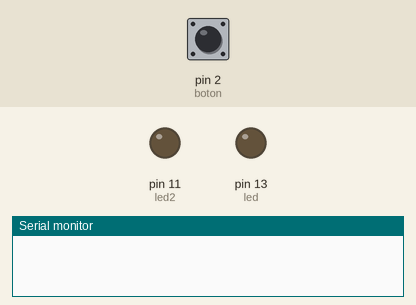
This sketch was run on a simulated Arduino Uno, built with avr-gcc and run on an emulated ATmega328P. Parts: output pins drawn as LEDs (lit = HIGH), the last lines printed to the serial monitor. The test bench sets the inputs (shaded band); at power-on: pin 2 (boton) LOW.

Above: at 1.2 s.
1.3 s: pin 2 (boton) pulled HIGH for 1 s
At 2.6 s:
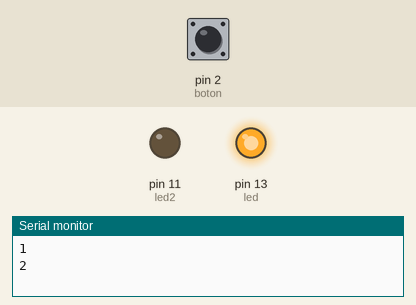
5.3 s: pin 2 (boton) pulled HIGH for 3.2 s
At 7.9 s:
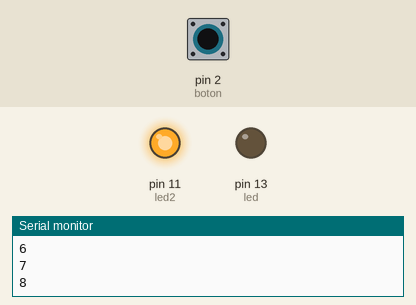
Timing chart, 0 to 9.4 s (numbered marks = the images above; inputs shaded):
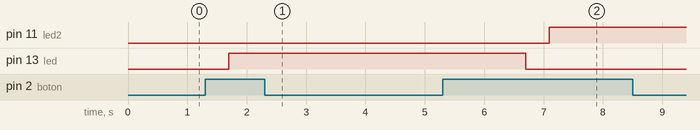

The sketch:

contador.ino
```cpp
const int boton = 2;
const int led = 13;
const int led2 = 11;
int estado = 0;
int contador = 0;
void setup() {
  pinMode(boton,INPUT);
  pinMode(led,OUTPUT);
  pinMode(led2,OUTPUT);
  Serial.begin(9600);
}

void loop() {
  int estado=digitalRead(boton);

  if(estado==HIGH){
    contador++;
    Serial.println(contador);
    delay(200);

  if(contador==2){
    digitalWrite(led, HIGH);
    delay(5000);
    digitalWrite(led, LOW);
  }
  }

  if(contador==4){
    digitalWrite(led2, HIGH);
  }
}
```

Measured:
- after the input at 1.3 s, pin 13 (led): LOW → HIGH after 0.40 s
- after the input at 5.3 s, pin 11 (led2): LOW → HIGH after 1.8 s
